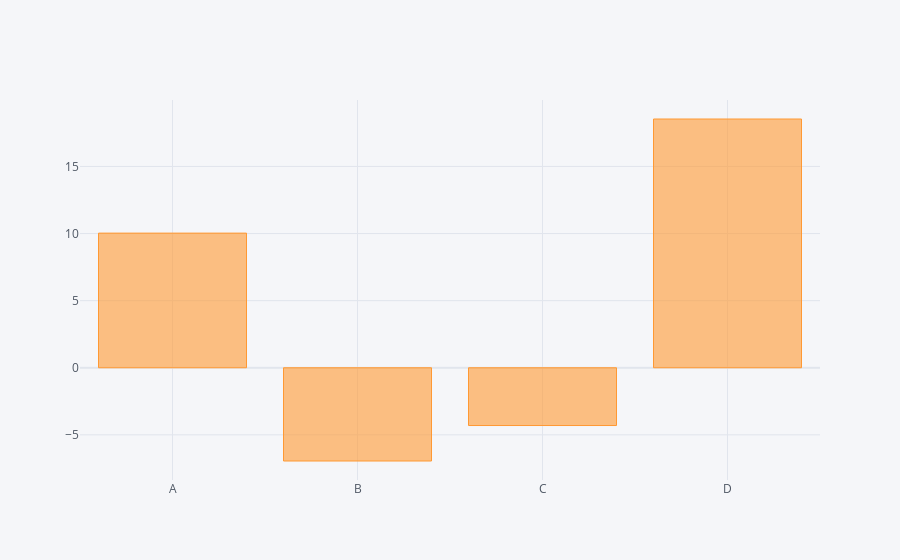

The code cell stored with this chart in its notebook:
### Code cell
df.sum().iplot(kind='bar')

### Figure 1 — Plotly figure (JSON) as saved in the notebook; plotly's stock layout.template omitted (floating-point values rounded to 4 significant figures)
{"data": [{"marker": {"color": "rgba(255, 153, 51, 0.6)", "line": {"color": "rgba(255, 153, 51, 1.0)", "width": 1}}, "name": "None", "orientation": "v", "text": "", "type": "bar", "x": ["A", "B", "C", "D"], "y": [10.03, -6.949, -4.306, 18.54]}], "layout": {"legend": {"bgcolor": "#F5F6F9", "font": {"color": "#4D5663"}}, "paper_bgcolor": "#F5F6F9", "plot_bgcolor": "#F5F6F9", "title": {"font": {"color": "#4D5663"}}, "xaxis": {"gridcolor": "#E1E5ED", "showgrid": true, "tickfont": {"color": "#4D5663"}, "title": {"font": {"color": "#4D5663"}, "text": ""}, "zerolinecolor": "#E1E5ED"}, "yaxis": {"gridcolor": "#E1E5ED", "showgrid": true, "tickfont": {"color": "#4D5663"}, "title": {"font": {"color": "#4D5663"}, "text": ""}, "zerolinecolor": "#E1E5ED"}}}
